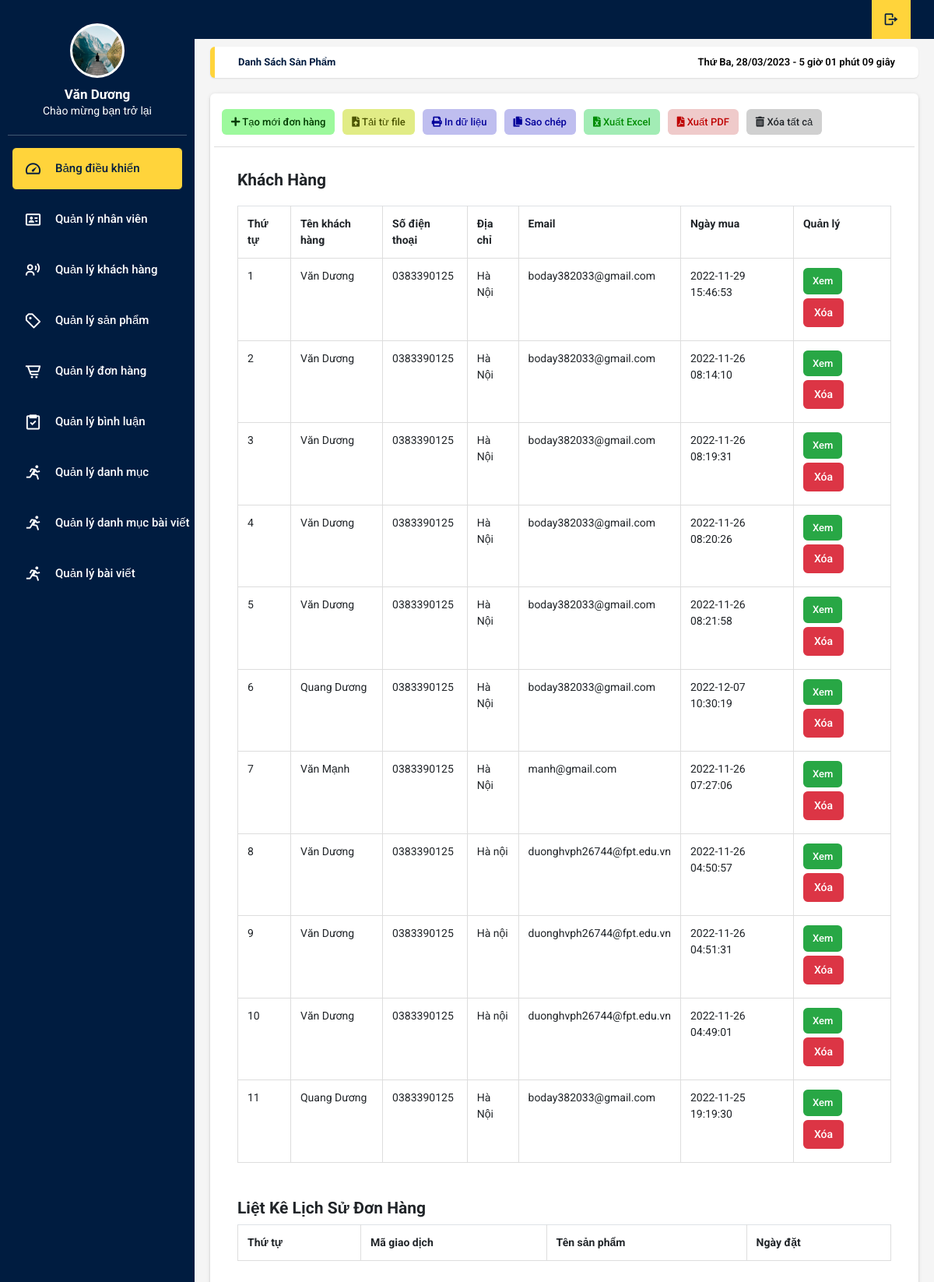
The app's page /admin/xulykhachhang.php with its own data.
### tables this page shows
CREATE TABLE `tbl_giaodich` (
  `giaodich_id` int(11) NOT NULL,
  `sanpham_id` int(11) NOT NULL,
  `soluong` int(11) NOT NULL,
  `magiaodich` varchar(50) NOT NULL,
  `ngaythang` timestamp NOT NULL DEFAULT current_timestamp() ON UPDATE current_timestamp(),
  `khachhang_id` int(11) NOT NULL,
  `tinhtrangdon` int(11) NOT NULL DEFAULT 0,
  `huydon` int(11) NOT NULL DEFAULT 0
);

CREATE TABLE `tbl_khachhang` (
  `khachhang_id` int(11) NOT NULL,
  `name` varchar(100) NOT NULL,
  `phone` varchar(50) NOT NULL,
  `address` varchar(200) NOT NULL,
  `note` text NOT NULL,
  `email` varchar(150) NOT NULL,
  `password` varchar(100) NOT NULL,
  `giaohang` int(11) NOT NULL
);

### admin/xulykhachhang.php (the view, shortened to what this page needs)
<?php
	include('../db/connect.php');
?>
<!DOCTYPE html>
<html lang="en">
<head>
  <link rel="stylesheet" type="text/css" href="../css/main.css">
  <link rel="stylesheet" href="https://cdn.jsdelivr.net/npm/boxicons@latest/css/boxicons.min.css">
  <link rel="stylesheet" href="https://unpkg.com/boxicons@latest/css/boxicons.min.css">
  <link rel="stylesheet" type="text/css"
    href="https://maxcdn.bootstrapcdn.com/font-awesome/4.7.0/css/font-awesome.min.css">
  <link rel="stylesheet" href="https://use.fontawesome.com/releases/v5.8.2/css/all.css">
  <link rel="stylesheet" href="https://cdnjs.cloudflare.com/ajax/libs/jquery-confirm/3.3.2/jquery-confirm.min.css">
</head>
<body onload="time()" class="app sidebar-mini rtl">
  <header class="app-header">
    <ul class="app-nav">
      <li><a class="app-nav__item" href="index.php"><i class='bx bx-log-out bx-rotate-180'></i> </a>
      </li>
    </ul>
  </header>
  <aside class="app-sidebar">
    <div class="app-sidebar__user"><img class="app-sidebar__user-avatar" src="../images/anh3.jpg" width="50px"
        height= "70" alt="User Image">
      <div>
        <p class="app-sidebar__user-name"><b>Văn Dương</b></p>
        <p class="app-sidebar__user-designation">Chào mừng bạn trở lại</p>
      </div>
    </div>
    <hr>
    <ul class="app-menu">
      <li><a class="app-menu__item haha" href="xulybieudo.php"><i class='app-menu__icon bx bx-tachometer'></i><span
            class="app-menu__label">Bảng điều khiển</span></a></li>
      <li><a class="app-menu__item " href="xulynhanvien.php"><i class='app-menu__icon bx bx-id-card'></i> <span
            class="app-menu__label">Quản lý nhân viên</span></a></li>
      <li><a class="app-menu__item" href="xulykhachhang.php"><i class='app-menu__icon bx bx-user-voice'></i><span
            class="app-menu__label">Quản lý khách hàng</span></a></li>
      <li><a class="app-menu__item" href="xulysanpham.php"><i class='app-menu__icon bx bx-purchase-tag-alt'></i><span
            class="app-menu__label">Quản lý sản phẩm</span></a></li>
      <li><a class="app-menu__item" href="xulydonhang.php"><i class='app-menu__icon bx bx-cart-alt'></i><span
            class="app-menu__label">Quản lý đơn hàng</span></a></li>
      <li><a class="app-menu__item" href="xulybinhluan.php"><i class='app-menu__icon bx bx-task'></i><span
            class="app-menu__label">Quản lý bình luận</span></a></li>
      <li><a class="app-menu__item" href="xulydanhmuc.php"><i class='app-menu__icon bx bx-run'></i><span
            class="app-menu__label">Quản lý danh mục
          </span></a></li>
      <li><a class="app-menu__item" href="xulydanhmucbaiviet.php"><i class='app-menu__icon bx bx-run'></i><span
            class="app-menu__label">Quản lý danh mục bài viết
          </span></a></li>
      <li><a class="app-menu__item" href="xulybaiviet.php"><i class='app-menu__icon bx bx-run'></i><span
            class="app-menu__label">Quản lý bài viết
          </span></a></li>
    </ul>
  </aside>
  <main class="app-content">
      <div class="app-title">
        <ul class="app-breadcrumb breadcrumb side">
          <li class="breadcrumb-item active"><a href="#"><b>Danh sách sản phẩm</b></a></li>
        </ul>
        <div id="clock"></div>
      </div>
      <div class="row">
        <div class="col-md-12">
          <div class="tile">
            <div class="tile-body">
              <div class="row element-button">
                <div class="col-sm-2">
                  <a class="btn btn-add btn-sm" href="form-add-don-hang.html" title="Thêm"><i class="fas fa-plus"></i>
                    Tạo mới đơn hàng</a>
                </div>
                <div class="col-sm-2">
                  <a class="btn btn-delete btn-sm nhap-tu-file" type="button" title="Nhập" onclick="myFunction(this)"><i
                      class="fas fa-file-upload"></i> Tải từ file</a>
                </div>
                <div class="col-sm-2">
                  <a class="btn btn-delete btn-sm print-file" type="button" title="In" onclick="myApp.printTable()"><i
                      class="fas fa-print"></i> In dữ liệu</a>
                </div>
                <div class="col-sm-2">
                  <a class="btn btn-delete btn-sm print-file js-textareacopybtn" type="button" title="Sao chép"><i
                      class="fas fa-copy"></i> Sao chép</a>
                </div>
                <div class="col-sm-2">
                  <a class="btn btn-excel btn-sm" href="" title="In"><i class="fas fa-file-excel"></i> Xuất Excel</a>
                </div>
                <div class="col-sm-2">
                  <a class="btn btn-delete btn-sm pdf-file" type="button" title="In" onclick="myFunction(this)"><i
                      class="fas fa-file-pdf"></i> Xuất PDF</a>
                </div>
                <div class="col-sm-2">
                  <a class="btn btn-delete btn-sm" type="button" title="Xóa" onclick="myFunction(this)"><i
                      class="fas fa-trash-alt"></i> Xóa tất cả </a>
                </div>
              </div>
	<div class="container">
		<div class="row">
			<div class="col-md-12">
				<h4 style="margin-top: 20px">Khách Hàng</h4>
				<?php
				$sql_select_khachhang = mysqli_query($con,"SELECT * FROM tbl_khachhang,tbl_giaodich WHERE tbl_khachhang.khachhang_id=tbl_giaodich.khachhang_id GROUP BY tbl_giaodich.magiaodich ORDER BY tbl_khachhang.khachhang_id DESC");
				?>
				<table class="table table-hover" border="0.5" style="margin-top: 20px">
					<tr>
						<th>Thứ tự</th>
						<th>Tên khách hàng</th>
						<th>Số điện thoại</th>
						<th>Địa chỉ</th>
						<th>Email</th>
						<th>Ngày mua</th>
						<th>Quản lý</th>
					</tr>
					<?php
					$i = 0;
					while($row_khachhang = mysqli_fetch_array($sql_select_khachhang)){
						$i++;
					?>
					<tr>
						<td><?php echo $i; ?></td>
						<td><?php echo $row_khachhang['name']; ?></td>
						<td><?php echo $row_khachhang['phone']; ?></td>
						<td><?php echo $row_khachhang['address']; ?></td>
						<td><?php echo $row_khachhang['email'] ?></td>
						<td><?php echo $row_khachhang['ngaythang'] ?></td>
						<td>
              <a href="?quanly=xemgiaodich&khachhang=<?php echo $row_khachhang['magiaodich'] ?>" class="btn btn-success btn-sm">Xem</a>
              <a href="?xoa=<?php echo $row_khachhang['khachhang_id'] ?>" class="btn btn-danger">Xóa</a>
            </td>
					</tr>
					 <?php
					}
					?>
				</table>
			</div>
			<div class="col-md-12">
				<h4 style="margin-top: 30px">Liệt Kê Lịch Sử Đơn Hàng</h4>
				<table class="table table-hover" border="0.5">
					<tr>
						<th>Thứ tự</th>
						<th>Mã giao dịch</th>
						<th>Tên sản phẩm</th>
						<th>Ngày đặt</th>
					</tr>
				</table>
			</div>
		</div>
	</div>
</main>
</body>
</html>

### records on screen
tbl_giaodich: khachhang.name "Văn Dương", khachhang.phone "0383390125", khachhang.address "Hà Nội", khachhang.email "boday382033@gmail.com", ngaythang "2022-11-29 15:46:53"
tbl_giaodich: khachhang.name "Văn Dương", khachhang.phone "0383390125", khachhang.address "Hà Nội", khachhang.email "boday382033@gmail.com", ngaythang "2022-11-26 08:14:10"
tbl_giaodich: khachhang.name "Văn Dương", khachhang.phone "0383390125", khachhang.address "Hà Nội", khachhang.email "boday382033@gmail.com", ngaythang "2022-11-26 08:19:31"
tbl_giaodich: khachhang.name "Văn Dương", khachhang.phone "0383390125", khachhang.address "Hà Nội", khachhang.email "boday382033@gmail.com", ngaythang "2022-11-26 08:20:26"
tbl_giaodich: khachhang.name "Văn Dương", khachhang.phone "0383390125", khachhang.address "Hà Nội", khachhang.email "boday382033@gmail.com", ngaythang "2022-11-26 08:21:58"
tbl_giaodich: khachhang.name "Quang Dương", khachhang.phone "0383390125", khachhang.address "Hà Nội", khachhang.email "boday382033@gmail.com", ngaythang "2022-12-07 10:30:19"
tbl_giaodich: khachhang.name "Văn Mạnh", khachhang.phone "0383390125", khachhang.address "Hà Nội", khachhang.email "manh@gmail.com", ngaythang "2022-11-26 07:27:06"
tbl_giaodich: khachhang.name "Văn Dương", khachhang.phone "0383390125", khachhang.address "Hà nội", khachhang.email "duonghvph26744@fpt.edu.vn", ngaythang "2022-11-26 04:50:57"
tbl_giaodich: khachhang.name "Văn Dương", khachhang.phone "0383390125", khachhang.address "Hà nội", khachhang.email "duonghvph26744@fpt.edu.vn", ngaythang "2022-11-26 04:51:31"
tbl_giaodich: khachhang.name "Văn Dương", khachhang.phone "0383390125", khachhang.address "Hà nội", khachhang.email "duonghvph26744@fpt.edu.vn", ngaythang "2022-11-26 04:49:01"
tbl_giaodich: khachhang.name "Quang Dương", khachhang.phone "0383390125", khachhang.address "Hà Nội", khachhang.email "boday382033@gmail.com", ngaythang "2022-11-25 19:19:30"
